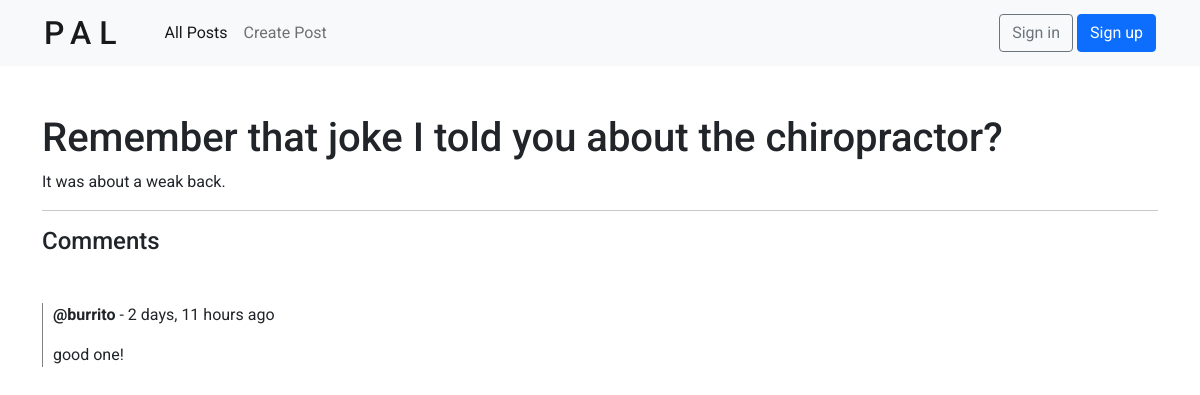
Screenshot of /post/11/ with the database file from the repository.
### posts/models.py (models this page shows, shortened)
class Post(models.Model):
    name = models.CharField(max_length=200)
    description = models.TextField(null=True, blank=True)
    topic = models.ForeignKey(Topic, null=True, on_delete=SET_NULL) # each Post is related to a single Topic
    user = models.ForeignKey(User, null=True, on_delete=SET_NULL) # each Post is related to a single User
    created = models.DateTimeField(auto_now_add=True)
    updated = models.DateTimeField(auto_now=True)

### comments/models.py (models this page shows, shortened)
class Comment(models.Model):
    user = models.ForeignKey(User, on_delete=CASCADE) # each Comment is related to a single User
    post = models.ForeignKey(Post, on_delete=CASCADE) # each Comment is related to a single Post
    body = models.TextField()
    created = models.DateTimeField(auto_now_add=True)
    updated = models.DateTimeField(auto_now=True)

### posts/views.py (the view, shortened to what this page needs)
# urls.py: path('post/<str:pk>/', views.post, name='post'),
def post(request, pk):
    post = Post.objects.get(id=pk)
    comments = post.comment_set.all().order_by('-created') # get the comments from each post
    comments_count = post.comment_set.all().count()
    context = {
        'post': post,
        'comments': comments,
        'comments_count': comments_count,
    }
    return render(request, 'posts/post.html', context)

### posts/templates/posts/post.html (shortened to what this page needs)
{% extends 'main.html' %}
{% block content %}
<div class="mt-5">
    <h1>{{ post.name }}</h3>
    <p>{{ post.description }}</p>
</div>
<hr />
<h4>Comments</h4>
<div class="comment-container mt-5">
    {% for comment in comments %}
        <div class="comment">
            <p><b>@{{ comment.user }}</b> - {{ comment.created|timesince }} ago</p>
            <p>{{ comment.body }}</p>
        </div>
    {% endfor %}
</div>
{% endblock content %}

### static/styles/main.css (style rules this page uses)
.comment-container { padding-left: 10px; border-left: 1px solid grey; }
.comment { margin-bottom: 10px; }

### static/styles/base.css (style rules this page uses)
*, *::before, *::after { margin: 0; padding: 0; box-sizing: border-box; }
body { font-family: 'Roboto', sans-serif; }

### rows the page displays
Post: name "Remember that joke I told you about the chiropractor?", description "It was about a weak back."
Comment: user "burrito", created "2 days, 11 hours", body "good one!"
